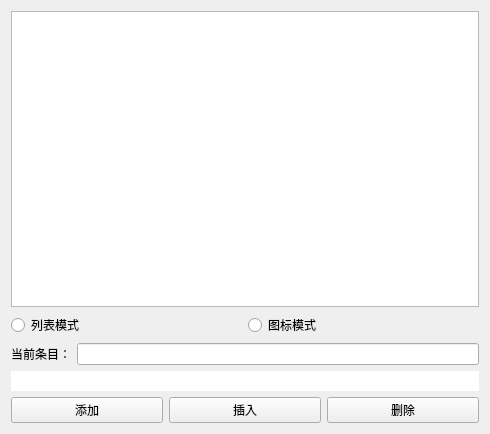
<?xml version="1.0" encoding="UTF-8"?>
<ui version="4.0">
 <class>Widget</class>
 <widget class="QWidget" name="Widget">
  <property name="geometry">
   <rect>
    <x>0</x>
    <y>0</y>
    <width>490</width>
    <height>434</height>
   </rect>
  </property>
  <property name="windowTitle">
   <string>Widget</string>
  </property>
  <layout class="QGridLayout" name="gridLayout">
   <item row="0" column="0">
    <layout class="QVBoxLayout" name="verticalLayout">
     <item>
      <widget class="QListWidget" name="listWidget"/>
     </item>
     <item>
      <layout class="QHBoxLayout" name="horizontalLayout_3">
       <item>
        <widget class="QRadioButton" name="listmode">
         <property name="text">
          <string>列表模式</string>
         </property>
        </widget>
       </item>
       <item>
        <widget class="QRadioButton" name="iconmode">
         <property name="text">
          <string>图标模式</string>
         </property>
        </widget>
       </item>
      </layout>
     </item>
     <item>
      <layout class="QHBoxLayout" name="horizontalLayout_2">
       <item>
        <widget class="QLabel" name="label">
         <property name="text">
          <string>当前条目：</string>
         </property>
        </widget>
       </item>
       <item>
        <widget class="QLineEdit" name="currentitem"/>
       </item>
      </layout>
     </item>
     <item>
      <widget class="QLineEdit" name="lineEdit">
       <property name="autoFillBackground">
        <bool>false</bool>
       </property>
       <property name="text">
        <string/>
       </property>
       <property name="frame">
        <bool>false</bool>
       </property>
       <property name="echoMode">
        <enum>QLineEdit::Normal</enum>
       </property>
       <property name="dragEnabled">
        <bool>false</bool>
       </property>
       <property name="readOnly">
        <bool>false</bool>
       </property>
       <property name="placeholderText">
        <string/>
       </property>
       <property name="cursorMoveStyle">
        <enum>Qt::LogicalMoveStyle</enum>
       </property>
       <property name="clearButtonEnabled">
        <bool>false</bool>
       </property>
      </widget>
     </item>
     <item>
      <layout class="QHBoxLayout" name="horizontalLayout">
       <item>
        <widget class="QPushButton" name="additem">
         <property name="text">
          <string>添加</string>
         </property>
        </widget>
       </item>
       <item>
        <widget class="QPushButton" name="insertitem">
         <property name="text">
          <string>插入</string>
         </property>
        </widget>
       </item>
       <item>
        <widget class="QPushButton" name="deleteitem">
         <property name="text">
          <string>删除</string>
         </property>
        </widget>
       </item>
      </layout>
     </item>
    </layout>
   </item>
  </layout>
 </widget>
 <resources/>
 <connections/>
</ui>
